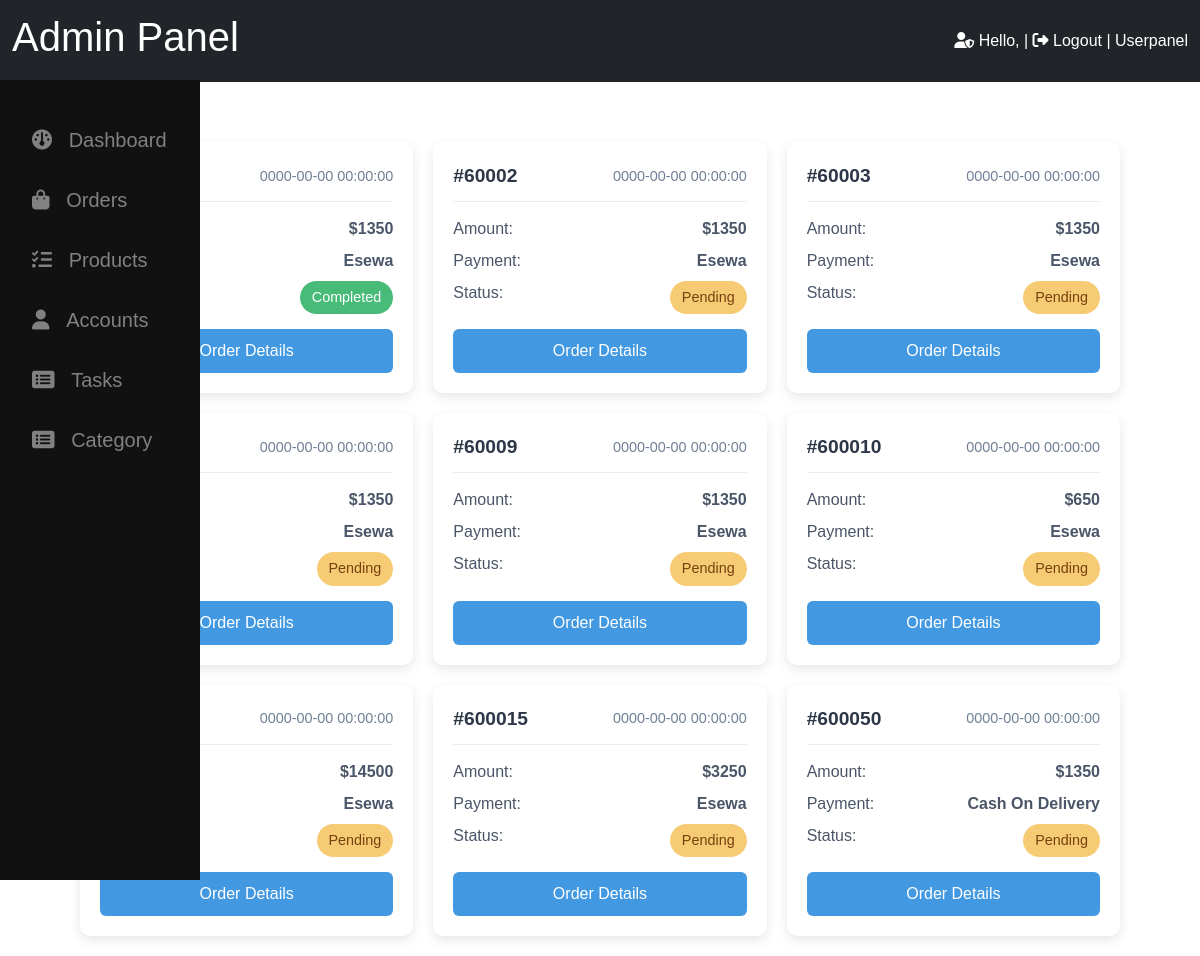
The app's page /frontend/pages/admin/orders.php with its own data.
### tables this page shows
CREATE TABLE `orders` (
  `order_id` int NOT NULL,
  `user_id` int NOT NULL,
  `product_name` varchar(255) DEFAULT NULL,
  `quantity` int NOT NULL,
  `total` int NOT NULL,
  `order_status` varchar(255) DEFAULT NULL,
  `payment_method` varchar(255) DEFAULT NULL,
  `email` varchar(255) DEFAULT NULL,
  `city` varchar(255) DEFAULT NULL,
  `address` varchar(255) DEFAULT NULL,
  `product_image` varchar(255) DEFAULT NULL,
  `purchase_date` datetime DEFAULT CURRENT_TIMESTAMP,
  `product_id` int DEFAULT '1'
);

### frontend/pages/admin/orders.php (the view, shortened to what this page needs)
<?php
include "dashboard.php";
?>
<?php
include "../../../backend/config/connection.php";
$stmt = "SELECT * FROM orders";
$response = mysqli_query($connect, $stmt);
?>
<!DOCTYPE html>
<html lang="en">
<head>
    <link rel="stylesheet" href="style.css">
</head>
<body>
    <div class="main-container">
        <div class="orders-grid">
            <?php if (mysqli_num_rows($response) > 0) {
                while ($row = mysqli_fetch_assoc($response)) { ?>
                    <div class="order-card">
                        <div class="order-header">
                            <span class="order-id"><?php echo '#' . 6000 . $row['order_id']; ?></span>
                            <span class="order-date"><?php echo $row['purchase_date']; ?></span>
                        </div>
                        <div class="order-info">
                            <div class="info-row">
                                <span>Amount:</span>
                                <strong>$<?php echo $row['total']; ?></strong>
                            </div>
                            <div class="info-row">
                                <span>Payment:</span>
                                <strong><?php echo $row['payment_method']; ?></strong>
                            </div>
                            <div class="info-row">
                                <span>Status:</span>
                                <span class="order-status <?php
                                    echo $row['order_status'] == 'pending' ? 'status-pending' :
                                        ($row['order_status'] == 'Completed' ? 'status-completed' : 'status-cancelled');
                                ?>">
                                    <?php echo ucfirst($row['order_status']); ?>
                                </span>
                            </div>
                        </div>
                        <a href="viewSingleProduct.php?id=<?php echo $row['order_id']; ?>" class="order-detail-btn">
                            Order Details
                        </a>
                    </div>
                <?php }
            } else { ?>
                <div class="no-orders">No orders yet. Make your first order!</div>
            <?php } ?>
        </div>
    </div>
</body>
</html>

### frontend/assets/css/style.css (style rules this page uses)
* { box-sizing: border-box; margin: 0; padding: 0; font-family: sans-serif; }
html { scroll-behavior: smooth; }
body { height: 100vh; overflow: hidden; }

### frontend/pages/admin/orders.php (style rules this page uses)
.main-container { width: 90%; max-width: 1200px; margin: 40px auto; padding: 20px; }
.orders-grid { display: grid; grid-template-columns: repeat(auto-fill, minmax(300px, 1fr)); gap: 20px; }
.order-card { background: white; border-radius: 10px; padding: 20px; box-shadow: rgba(0, 0, 0, 0.1) 0px 4px 12px; transition: transform 0.2s ease; }
.order-header { display: flex; justify-content: space-between; align-items: center; margin-bottom: 15px; padding-bottom: 10px; border-bottom: 1px solid #eee; }
.order-id { font-size: 1.2rem; font-weight: bold; color: #2d3748; }
.order-date { color: #718096; font-size: 0.9rem; }
.order-info { margin: 10px 0; }
.info-row { display: flex; justify-content: space-between; margin: 8px 0; color: #4a5568; }
.order-status { padding: 6px 12px; border-radius: 20px; font-size: 0.9rem; font-weight: 500; }
.status-pending { background-color: #f7cb73; color: #744210; }
.status-completed { background-color: #48bb78; color: white; }
.order-detail-btn { display: block; width: 100%; padding: 10px; margin-top: 15px; background-color: #4299e1; color: white; text-align: center; border-radius: 6px; text-decoration: none; transition: background-color 0.2s; }

### records on screen
orders: purchase_date "0000-00-00 00:00:00", total "1350", payment_method "Esewa", order_status "Completed"
orders: order_id "2", purchase_date "0000-00-00 00:00:00", total "1350", payment_method "Esewa", order_status "Pending"
orders: order_id "3", purchase_date "0000-00-00 00:00:00", total "1350", payment_method "Esewa", order_status "Pending"
orders: purchase_date "0000-00-00 00:00:00", total "1350", payment_method "Esewa", order_status "Pending"
orders: order_id "9", purchase_date "0000-00-00 00:00:00", total "1350", payment_method "Esewa", order_status "Pending"
orders: order_id "10", purchase_date "0000-00-00 00:00:00", total "650", payment_method "Esewa", order_status "Pending"
orders: purchase_date "0000-00-00 00:00:00", total "14500", payment_method "Esewa", order_status "Pending"
orders: order_id "15", purchase_date "0000-00-00 00:00:00", total "3250", payment_method "Esewa", order_status "Pending"
orders: order_id "50", purchase_date "0000-00-00 00:00:00", total "1350", payment_method "Cash On Delivery", order_status "Pending"
